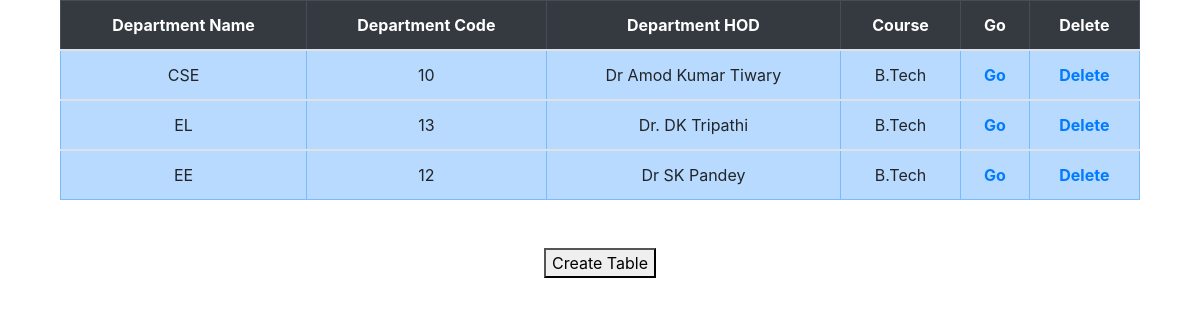
The page /director/ (signed in) on the database its author committed.
### director/models.py (models this page shows)
class Department(models.Model):
    deptname=models.CharField(max_length=50)
    deptcode=models.CharField(max_length=10)
    depthod=models.CharField(max_length=70)
    course=models.CharField(max_length=50)

### director/views.py (the view)
def direchome(request):
    if (request.session['direcid']):
        dept=Department.objects.all()
        return render(request,'home1.html',{'dept':dept})
    else:
        return render(request,'index.html')

### director/templates/home1.html (shortened to what this page needs)
<!DOCTYPE html>
<html lang="en">
{% load static%}
<head>
<link rel="stylesheet" href="https://stackpath.bootstrapcdn.com/bootstrap/4.3.1/css/bootstrap.min.css">
<link rel="stylesheet" href="https://maxcdn.bootstrapcdn.com/font-awesome/4.7.0/css/font-awesome.min.css">
</head>
<body>
       <div class="table-responsive">
        <table border="1" style="margin:0px auto;width:90%" class="table" >
          <thead class="table-dark" style="text-align:center">
           <tr>
               <th>Department Name</th>
               <th>Department Code</th>
               <th>Department HOD</th>
               <th>Course</th>
               <th>Go</th>
               <th>Delete</th>
           </tr></thead>
            {% for e in dept %}
              <tbody class="table-hover">
                <tr class="table-primary" style="text-align:center">
                    <td>{{e.deptname}}</td>
                    <td>{{e.deptcode}}</td>
                    <td>{{e.depthod}}</td>
                    <td>{{e.course}}</td>
                    <td><a style="font-weight:bold;" href="{%url 'director:showsubject' e.id%}">Go</a></td>
                    <td><a style="font-weight:bold;" href="{%url 'director:deletedepartment' e.id%}">Delete</a></td>
                </tr>
              </tbody>
            {%endfor%}
        </table>
            </div>
       <br/>
       <br/>
       <center>
<form action="{% url 'director:createtable' %}" method="post">
    <button type="submit" name="createtable" id="createtable">
   Create Table
    </button>
</form>
</center>
</body>
</html>

### rows shown on the page
Department: deptname "CSE", deptcode "10", depthod "Dr Amod Kumar Tiwary", course "B.Tech"
Department: deptname "EL", deptcode "13", depthod "Dr. DK Tripathi", course "B.Tech"
Department: deptname "EE", deptcode "12", depthod "Dr SK Pandey", course "B.Tech"
